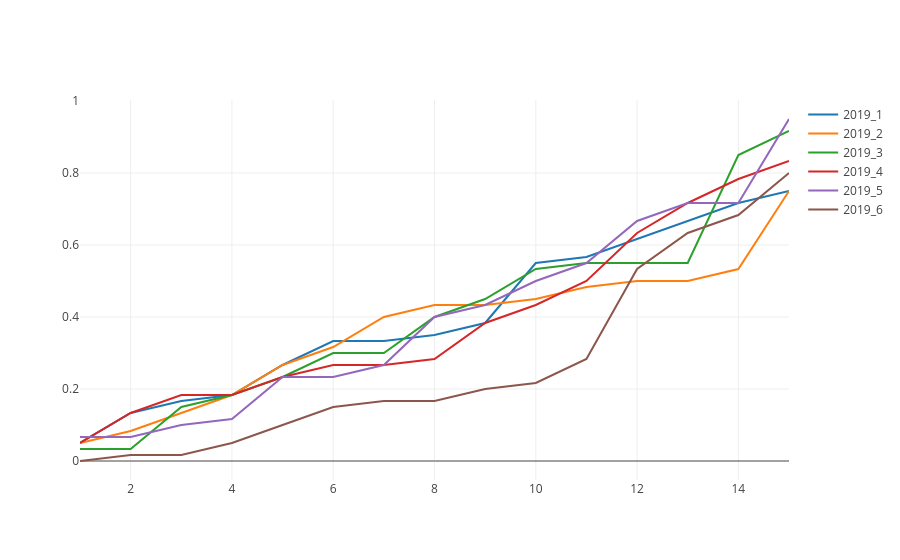

The notebook cell saved with this chart:
### Code cell
xs = list(range(1, 16))

data = []
for year in ["2019"]:
    for tour in data_dict[year]["rating_data"]["by_tours"]:
        data.append(
            go.Scatter(
                x=xs,
                y=data_dict[year]["rating_data"]["by_tours"][tour],
                mode="lines",
                name="{}_{}".format(year, tour)
            )
        )
    
py.iplot(data)

### Figure 1 — Plotly figure (JSON) as saved in the notebook; plotly's stock layout.template omitted (floating-point values rounded to 4 significant figures)
{"data": [{"mode": "lines", "name": "2019_1", "type": "scatter", "uid": "582457c6-b3ae-4868-b6bc-5f5d9d3965ca", "x": [1, 2, 3, 4, 5, 6, 7, 8, 9, 10, 11, 12, 13, 14, 15], "y": [0.05, 0.1333, 0.1667, 0.1833, 0.2667, 0.3333, 0.3333, 0.35, 0.3833, 0.55, 0.5667, 0.6167, 0.6667, 0.7167, 0.75]}, {"mode": "lines", "name": "2019_2", "type": "scatter", "uid": "0573c082-666f-4499-841e-4765dcef38c8", "x": [1, 2, 3, 4, 5, 6, 7, 8, 9, 10, 11, 12, 13, 14, 15], "y": [0.05, 0.08333, 0.1333, 0.1833, 0.2667, 0.3167, 0.4, 0.4333, 0.4333, 0.45, 0.4833, 0.5, 0.5, 0.5333, 0.75]}, {"mode": "lines", "name": "2019_3", "type": "scatter", "uid": "d60d863c-abcb-4570-a61d-5765d19964f4", "x": [1, 2, 3, 4, 5, 6, 7, 8, 9, 10, 11, 12, 13, 14, 15], "y": [0.03333, 0.03333, 0.15, 0.1833, 0.2333, 0.3, 0.3, 0.4, 0.45, 0.5333, 0.55, 0.55, 0.55, 0.85, 0.9167]}, {"mode": "lines", "name": "2019_4", "type": "scatter", "uid": "e73b7df4-3712-40ed-a0f6-c0293ceb5f00", "x": [1, 2, 3, 4, 5, 6, 7, 8, 9, 10, 11, 12, 13, 14, 15], "y": [0.05, 0.1333, 0.1833, 0.1833, 0.2333, 0.2667, 0.2667, 0.2833, 0.3833, 0.4333, 0.5, 0.6333, 0.7167, 0.7833, 0.8333]}, {"mode": "lines", "name": "2019_5", "type": "scatter", "uid": "2bd7d633-344a-4bb1-9bf3-9fc680c3396a", "x": [1, 2, 3, 4, 5, 6, 7, 8, 9, 10, 11, 12, 13, 14, 15], "y": [0.06667, 0.06667, 0.1, 0.1167, 0.2333, 0.2333, 0.2667, 0.4, 0.4333, 0.5, 0.55, 0.6667, 0.7167, 0.7167, 0.95]}, {"mode": "lines", "name": "2019_6", "type": "scatter", "uid": "8d780c82-efbb-4c03-a09a-cb3324893a22", "x": [1, 2, 3, 4, 5, 6, 7, 8, 9, 10, 11, 12, 13, 14, 15], "y": [0, 0.01667, 0.01667, 0.05, 0.1, 0.15, 0.1667, 0.1667, 0.2, 0.2167, 0.2833, 0.5333, 0.6333, 0.6833, 0.8]}], "layout": {}}
